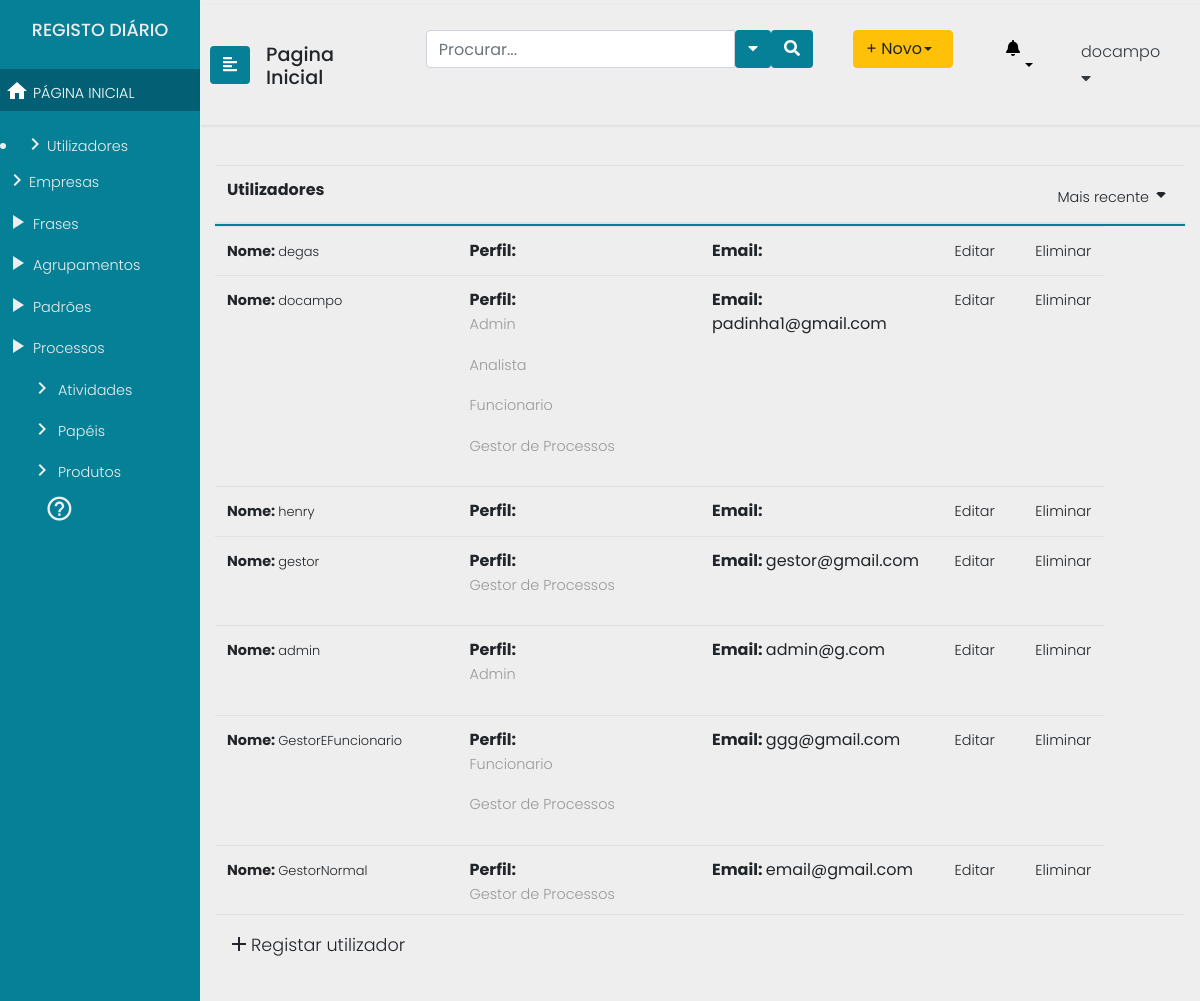
The page /utilizadores (signed in) on the database as committed earlier.
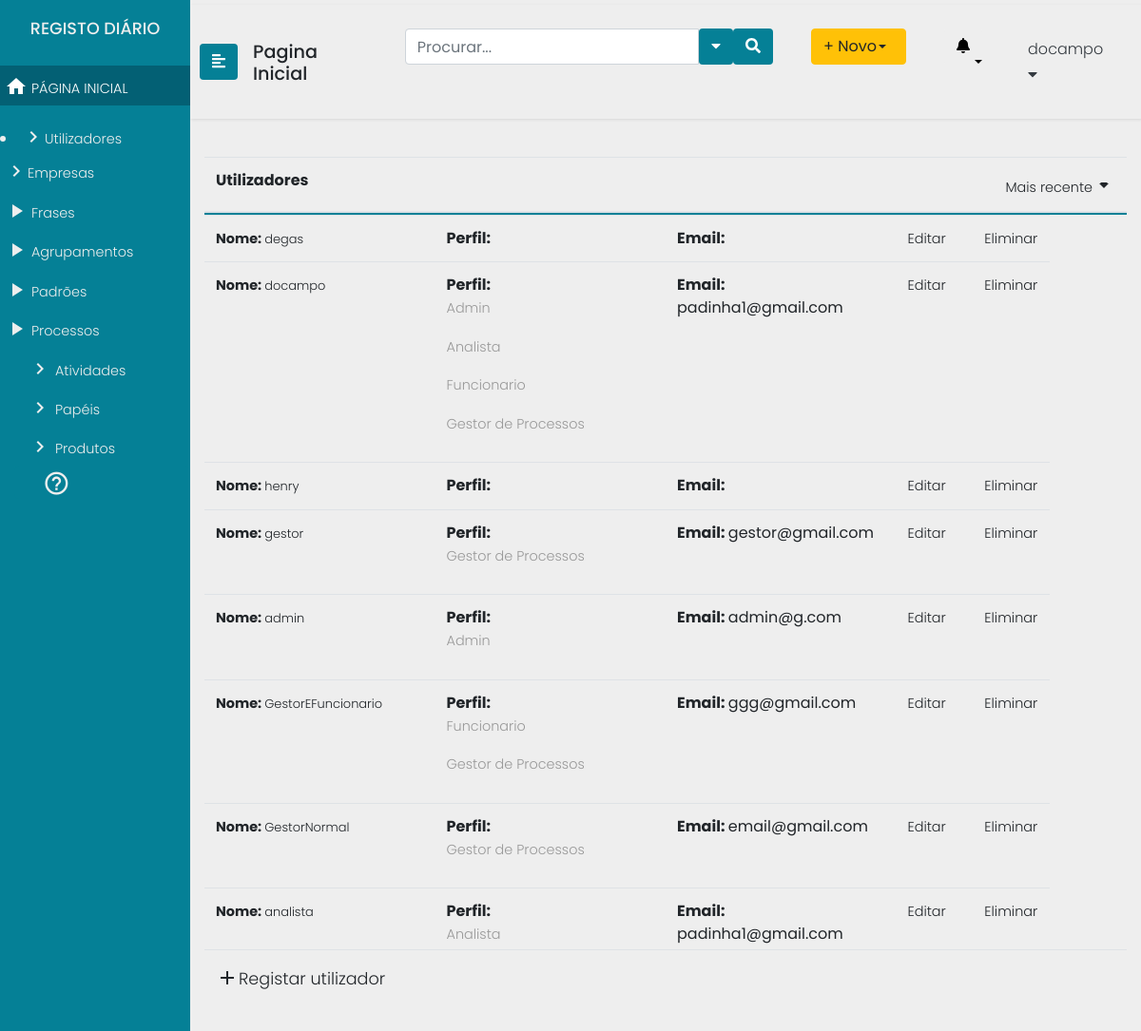
The same page on the database as committed later.
### Users/models.py (models this page shows)
class User(AbstractUser):
    id = models.AutoField(db_column='ID',primary_key=True)
    username = models.CharField(db_column='UserName',
                                max_length=255,
                                unique=True,
                                blank=True,
                                null=True)
    useremail = models.CharField(db_column='UserEmail',
                                 max_length=255,
                                 blank=True,
                                 null=True)
    password = models.CharField(db_column='Password',
                                max_length=255,
                                blank=True, null=True)
    organization = models.ForeignKey(Organization, null=True,blank=True, on_delete=models.SET_NULL)
    class Meta:
        managed = True
        db_table = 'User'
        permissions = (
            ("test_GProc", "Teste de permissao geral Gestor de Processos"),
            ("test_Analist", "Teste de permissao geral Analista"),
            ("test_Func", "Teste de permissao geral Funcionário"),
            ("test_Admin", "Teste de permissao geral Administrador"),)

### Users/views.py (the view)
# urls.py: path("utilizadores", views.utilizadores, name="utilizadores"),
@login_required(login_url='/login2')
def utilizadores(request):
	return render(request=request,
					template_name="processes/utilizadores.html",
					context={"users" : User.objects.all(),
					"groups" : Group.objects.all(),
					 "orgs" : Organization.objects.all(), })

### templates/processes/utilizadores.html
{% extends "processes/header2.html" %}
{% block content %}
				{% if perms.Users.test_Admin %}
				{% include "processes/includes/sidenav.html" %}
				{% endif %}
				{% if perms.Users.test_Admin %}
				{% include "processes/includes/admin_user_area.html" %}
				{% endif %}
{% endblock %}

### templates/processes/includes/sidenav.html (shortened to what this page needs)
	<div class="wrapper">
		<nav id="sidebar" class="navbar-info" style="background:#058096;">
			<div class="sidebar-header" style="background:#058096;">
				<h4>REGISTO DIÁRIO </h4>
			</div>
			<ul class="list-unstyled components">
				<li class="active">
					<a href="/"><i class="material-icons">home</i> PÁGINA INICIAL</a>
				</li>
			</ul>
			{% if perms.Users.test_Admin %}
			{% include "processes/includes/sidenavcont_admin.html" %}
			{% endif %}
			{% if perms.Users.test_Func %}
			{% include "processes/includes/sidenavcont_func.html" %}
			{% endif %}
			{% if perms.Users.test_GProc or  perms.Users.test_Analist %}
			{% include "processes/includes/sidenavcont_gpanalist.html" %}
			{% endif %}
<div class="CTAs">
                    <a href="#"><i class="material-icons">help_outline</i></a>
				</div>
			</nav>
			<div id="content">
				<nav class="navbar navbar-expand-lg navbar-light">
					<button type="button" id="sidebarCollapse" class="btn text-white" style="background:#058096;">
                        <i class="fas fa-align-left"></i>
					</button>
					<div class="navegation">
						<h3 style="margin-top:10px;">Pagina Inicial</h3>
					</div>
					<div class="collapse navbar-collapse" id="navbarTogglerDemo03">
						<ul class="navbar-nav ml-auto mt-2 mt-lg-0">
							<li class="sidebar-search nav-item active">
								<form class="form-inline input-group  custom-search-form">
									<input type="text"  class="form-control" placeholder="Procurar...">
									<button class="btn btn-default text-white" type="button"  data-toggle="dropdown" aria-haspopup="true" aria-expanded="false">
										<i class="fa fa-caret-down"></i>
									</button>
									<span class="input-group-btn">
										<button class="btn btn-default text-white">
											<i class="fa fa-search"></i>
										</button>
									</span>
								</form>
							</li>
							<li class="nav-item">
								<div class="btn-group">
									<button type="button" class="btn btn-warning dropdown-toggle text-left" style="width:100px;" data-toggle="dropdown" aria-haspopup="true" aria-expanded="false">+ Novo </button>
								</div>
							</li>
							<li class="dropdown for-notification">
								<button class="btn btn-default dropdown-toggle notification" type="button" id="notification" data-toggle="dropdown" aria-haspopup="true" aria-expanded="false">
									<i class="fa fa-bell"></i>
								</button>
							</li>
							<li class="nav-item dropdown">
								<a class="nav-link text-left text-dark" style="font-size:1em;" data-toggle="dropdown" href="#" role="button" aria-haspopup="true" aria-expanded="false">{{user.username}}<i class="fa fa-caret-down"></i></a>
							</li>
						</ul>
					</div>
				</nav>

### templates/processes/includes/admin_user_area.html (shortened to what this page needs)
				<div class="container">
					<table class="table table-hover header-fixed">
						<thead>
							<tr class="d-flex">
								<th class="col-9">Utilizadores</th>
								<th class="col-3 text-right">
									<a class="dropdown-toggle" id="sidebarCollapse" data-toggle="dropdown" href="#" role="button" aria-haspopup="true" aria-expanded="false"><span>Mais recente</span><i class="material-icons">arrow_drop_down</i></a>
								</th>
							</tr>
						</thead>
						<tbody>
								{% for utilizador in users %}
								<tr class="d-flex">
										<td class="col-3"><span><b>Nome: </b><a href="/utilizadores/UserDetail/{{utilizador.id}}">{{utilizador.username}} </a></span></td>
										<td class="col-3"><b>Perfil: </b>{% for group in utilizador.groups.all %}
										<p>{{group.name}}</p>
										{% endfor %} </td>
										<td class="col-3"><b>Email: </b>{{utilizador.email}}</span></td>
										<td class="col-1"><b><a href="/utilizadores/UserUpdate/{{utilizador.id}} ">Editar</a></span></td>
										<td class="col-1"><b><a href="/utilizadores/UserDelete/{{utilizador.id}} ">Eliminar</a></span></td>
									</tr>
									{% endfor %}
						</tbody>
						<tfoot>
							<tr class="d-flex">
								<td class="col-9"><b><a href="/utilizadores/UserCreate" class="novo"><i class="material-icons">add</i>Registar utilizador</a></b></td>
								<td class="col-3 text-right"></td>
						</tfoot>
					</table>
					<div class="brk">
					</div>
				</div>
            </div>
		</div>

Rows that differ between the two databases and show on the page:
added User: username "analista", email "padinha1@gmail.com"
